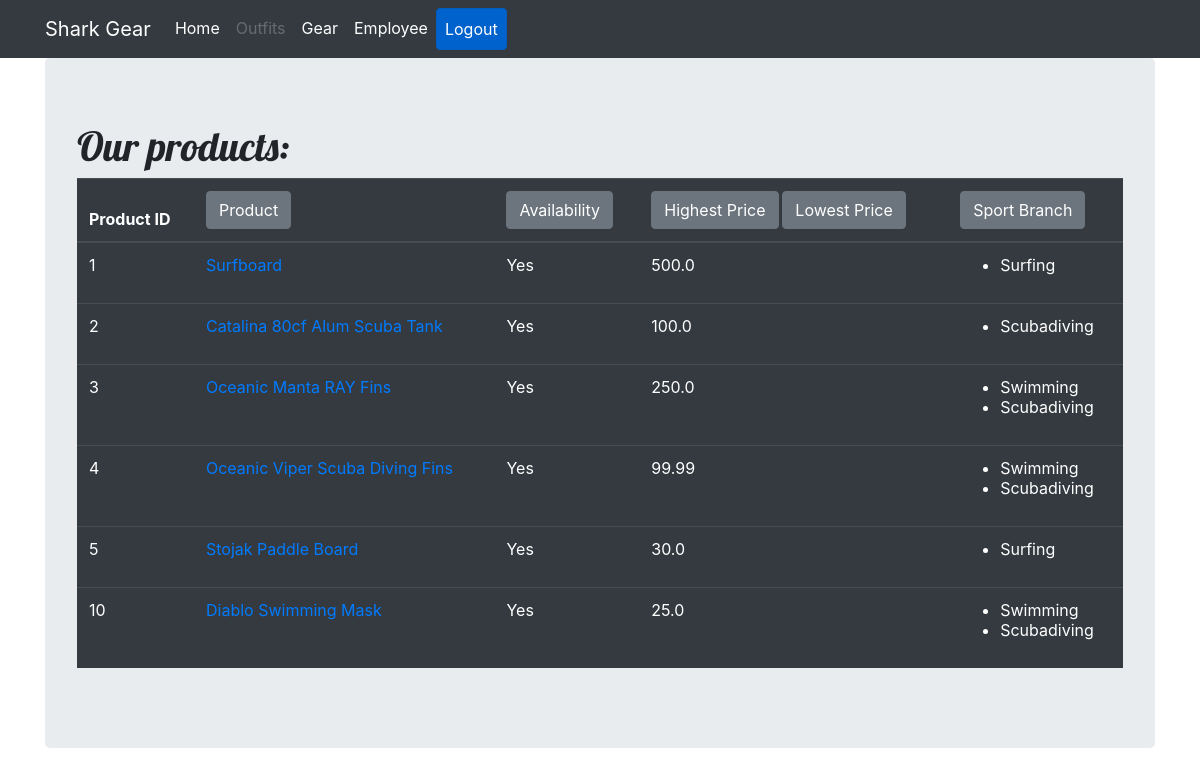
/sort, run on the app's committed database.
### webshop/models.py (models this page shows, shortened)
class Gear(Model):
	RENTAL = (('For Rent', 'For Rent'), ('Not For Rent', 'Not For Rent'))
	AVAILABLE = (('Yes', 'Yes'), ('No', 'No'))
	gear_name = CharField(max_length=128, null=True)
	sport_branch = ManyToManyField(SportBranch)
	availability = CharField(max_length=128, null=True, choices=AVAILABLE)
	description = TextField(max_length=200, null=True)
	rent = CharField(max_length=128, null=True, choices=RENTAL)
	rent_price = FloatField(null=True)
	price = FloatField(null=True)

class SportBranch(Model):
	sport_branch = CharField(max_length=128)

### webshop/views.py (the view)
# urls.py: path('sort', gear_sort, name='home'),
def gear_sort(request):
    sorting = request.GET.get('s', 'default')
    if sorting == 'gear_name':
        gear_list = Gear.objects.all().order_by('gear_name')
    elif sorting == 'price':
        gear_list = Gear.objects.all().order_by('price')
    else:
        gear_list = Gear.objects.all()
    return render(request, template_name='gear.html', context={'gear': gear_list})

### webshop/templates/gear.html (shortened to what this page needs)
{% extends "base.html" %}
{% block content %}
    <h1 class="font1">Our products:</h1>
    <table class="table table-dark">
  <thead>
    <tr>
      <th scope="col">Product ID</th>
      <th scope="col"><a class="btn btn-secondary" href="{% url 'home' %}?s=gear_name">Product</a></th>
        <th scope="col"><a class="btn btn-secondary" href="{% url 'home' %}?s=availability">Availability</a>
      <th scope="col"><a class="btn btn-secondary" href="{% url 'home' %}?s=price revert">Highest Price</a>
        <a class="btn btn-secondary" href="{% url 'home' %}?s=price ">Lowest Price</a>
    </th>
      </th>
              <th scope="col"><a class="btn btn-secondary" href="{% url 'home' %}?s=sport_branch">Sport Branch</a></th>
    </tr>
  </thead>
  <tbody>
        {% for g in gear %}
        <tr>
            <td>{{g.id}}</td>
        <td>
        <a href="{% url 'gear_detail' g.id %}">{{ g.gear_name }}</a></td>
        <td>{{g.availability}}</td>
        <td>{{ g.price}}</td>
            <td><ul>{% for item in g.sport_branch.all %}<li>{{ item.sport_branch}}</li>{% endfor %}</ul></td>
        </tr>
        {% endfor %}
{% endblock %}

### webshop/templates/base.html (shortened to what this page needs)
<html {% if LANGAUGE_CODE %}lang="{{LANGUAGE_CODE }}" {% endif %} >
  <head>
    <link rel="stylesheet" href="https://stackpath.bootstrapcdn.com/bootstrap/4.2.1/css/bootstrap.min.css">
  </head>
 <body>
    <nav class="navbar navbar-expand-lg navbar-dark bg-dark">
      <div class="container fixed">
        <a class="navbar-brand" href="/">Shark Gear</a>
          <div class="collapse navbar-collapse" id="navbarNavAltMarkup">
          <div class="navbar-nav">
            <a class="nav-item nav-link active" href="{% url 'index' %}">
              Home
            </a>
            <a class="nav-item nav-link disabled " href="">
              Outfits
            </a>
            <a class="nav-item nav-link active" href="{% url 'gear' %}">
              Gear
            </a>
            <a class="nav-item nav-link active" href="{% url 'employee' %}">
              Employee
            </a>
              <a class="nav-item nav-link btn btn-primary active" href="{% url 'logout' %}">
              Logout
            </a>
          </div>
        </div>
      </div>
    </nav>
    <div class="container">
      <div class="jumbotron">
        {% block content %}{% endblock %}
      </div>
    </div>
  </body>

### webshop/templates/base.html (style rules this page uses)
.font1 { font-family: 'Lobster', cursive; }

### data on the page
Gear: id "1", gear_name "Surfboard", availability "Yes", price "500.0"
SportBranch: sport_branch "Surfing"
Gear: id "2", gear_name "Catalina 80cf Alum Scuba Tank", availability "Yes", price "100.0"
SportBranch: sport_branch "Scubadiving"
Gear: id "3", gear_name "Oceanic Manta RAY Fins", availability "Yes", price "250.0"
SportBranch: sport_branch "Swimming"
Gear: id "4", gear_name "Oceanic Viper Scuba Diving Fins", availability "Yes", price "99.99"
Gear: id "5", gear_name "Stojak Paddle Board", availability "Yes", price "30.0"
Gear: id "10", gear_name "Diablo Swimming Mask", availability "Yes", price "25.0"
